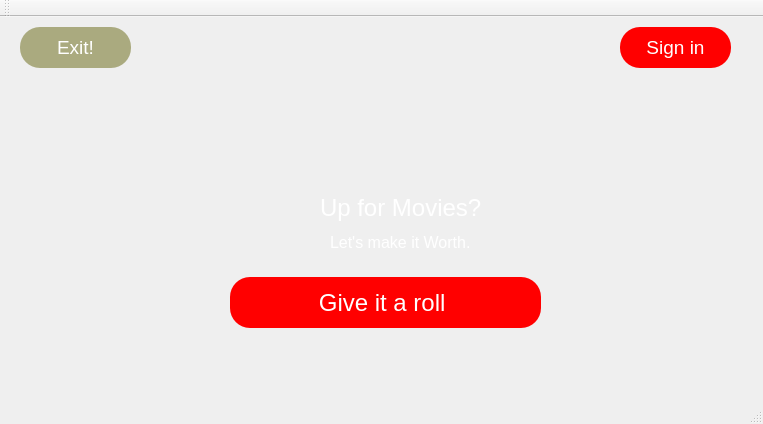
<?xml version="1.0" encoding="UTF-8"?>
<ui version="4.0">
 <class>MainWindow</class>
 <widget class="QMainWindow" name="MainWindow">
  <property name="geometry">
   <rect>
    <x>0</x>
    <y>0</y>
    <width>763</width>
    <height>424</height>
   </rect>
  </property>
  <property name="windowTitle">
   <string>MainWindow</string>
  </property>
  <property name="styleSheet">
   <string notr="true"/>
  </property>
  <widget class="QWidget" name="centralWidget">
   <property name="styleSheet">
    <string notr="true">#centralWidget{
background-image: url(:/img/backgroundfade.jpg);}</string>
   </property>
   <widget class="QPushButton" name="pushButton">
    <property name="geometry">
     <rect>
      <x>620</x>
      <y>10</y>
      <width>111</width>
      <height>41</height>
     </rect>
    </property>
    <property name="font">
     <font>
      <pointsize>14</pointsize>
     </font>
    </property>
    <property name="cursor">
     <cursorShape>PointingHandCursor</cursorShape>
    </property>
    <property name="styleSheet">
     <string notr="true">#pushButton{
	color: rgb(255, 255, 255);
padding-left:20px;
padding-right:20px;
border-radius:20px;
background:rgb(255, 0, 0);
color:rgb(255, 255, 255);
}
</string>
    </property>
    <property name="text">
     <string>Sign in</string>
    </property>
   </widget>
   <widget class="QPushButton" name="pushButton_2">
    <property name="geometry">
     <rect>
      <x>230</x>
      <y>260</y>
      <width>311</width>
      <height>51</height>
     </rect>
    </property>
    <property name="font">
     <font>
      <pointsize>18</pointsize>
     </font>
    </property>
    <property name="styleSheet">
     <string notr="true">#pushButton_2{
	color: rgb(255, 255, 255);
padding-left:20px;
padding-right:20px;
border-radius:20px;
background:rgb(255, 0, 0);
color:rgb(255, 255, 255);
}
#pushButton_2:hover{
background:rgb(85, 170, 255);


}</string>
    </property>
    <property name="text">
     <string>Give it a roll </string>
    </property>
   </widget>
   <widget class="QLabel" name="label">
    <property name="geometry">
     <rect>
      <x>320</x>
      <y>170</y>
      <width>161</width>
      <height>41</height>
     </rect>
    </property>
    <property name="font">
     <font>
      <pointsize>18</pointsize>
     </font>
    </property>
    <property name="styleSheet">
     <string notr="true">#label{
	color: rgb(255, 255, 255);
}</string>
    </property>
    <property name="text">
     <string>Up for Movies?</string>
    </property>
   </widget>
   <widget class="QLabel" name="label_2">
    <property name="geometry">
     <rect>
      <x>330</x>
      <y>210</y>
      <width>201</width>
      <height>31</height>
     </rect>
    </property>
    <property name="font">
     <font>
      <pointsize>12</pointsize>
     </font>
    </property>
    <property name="styleSheet">
     <string notr="true">#label_2{
	color: rgb(255, 255, 255);
}</string>
    </property>
    <property name="text">
     <string>Let's make it Worth.</string>
    </property>
   </widget>
   <widget class="QPushButton" name="pushButton_3">
    <property name="geometry">
     <rect>
      <x>20</x>
      <y>10</y>
      <width>111</width>
      <height>41</height>
     </rect>
    </property>
    <property name="font">
     <font>
      <pointsize>14</pointsize>
     </font>
    </property>
    <property name="cursor">
     <cursorShape>PointingHandCursor</cursorShape>
    </property>
    <property name="styleSheet">
     <string notr="true">#pushButton_3{
	color: rgb(255, 255, 255);
	padding-left:20px;
	padding-right:20px;
	border-radius:20px;
	background:rgb(170, 170, 127);
	color:rgb(255, 255, 255);
}</string>
    </property>
    <property name="text">
     <string>Exit!</string>
    </property>
   </widget>
   <widget class="QLabel" name="label_3">
    <property name="geometry">
     <rect>
      <x>260</x>
      <y>60</y>
      <width>261</width>
      <height>121</height>
     </rect>
    </property>
    <property name="styleSheet">
     <string notr="true">image: url(:/img/recologo1.png);</string>
    </property>
    <property name="text">
     <string/>
    </property>
   </widget>
  </widget>
  <widget class="QMenuBar" name="menuBar">
   <property name="geometry">
    <rect>
     <x>0</x>
     <y>0</y>
     <width>763</width>
     <height>21</height>
    </rect>
   </property>
  </widget>
  <widget class="QToolBar" name="mainToolBar">
   <attribute name="toolBarArea">
    <enum>TopToolBarArea</enum>
   </attribute>
   <attribute name="toolBarBreak">
    <bool>false</bool>
   </attribute>
  </widget>
  <widget class="QStatusBar" name="statusBar"/>
 </widget>
 <layoutdefault spacing="6" margin="11"/>
 <resources/>
 <connections/>
</ui>
